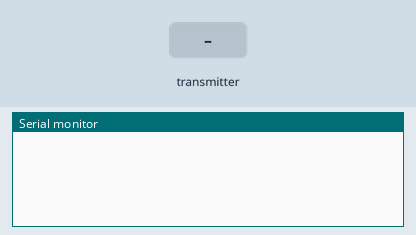
Recording of a sketch running on a simulated ESP32. Parts: the last lines printed to the serial monitor. The inputs (shaded band) are chosen by the test bench.

Above: at 1.2 s.
1.3 s: the transmitter starts sending value = 0
At 1.66 s:
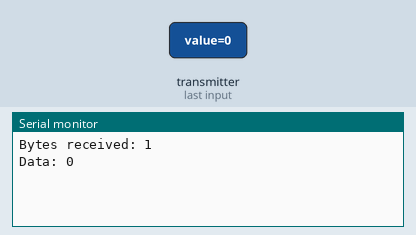
2.8 s: the transmitter starts sending value = 64
At 3.16 s:
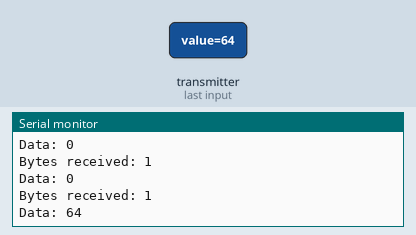

The sketch:

reciever.ino
```cpp
// (licence header left out)
#include <esp_now.h>
#include <WiFi.h>


// Create a struct_message called myData
typedef struct struct_message
{
byte value;
} struct_message;
struct_message myData;

// callback function that will be executed when data is received
void OnDataRecv(const uint8_t * mac, const uint8_t *incomingData, int len) {
  memcpy(&myData, incomingData, sizeof(myData));
  Serial.print("Bytes received: ");
  Serial.println(len);
  Serial.print("Data: ");
  Serial.println(myData.value);
  Serial.println();
}

void setup() {
  // Initialize Serial Monitor
  Serial.begin(115200);

  // Set device as a Wi-Fi Station
  WiFi.mode(WIFI_STA);

  // Init ESP-NOW
  if (esp_now_init() != ESP_OK) {
    Serial.println("Error initializing ESP-NOW");
    return;
  }

  // Once ESPNow is successfully Init, we will register for recv CB to
  // get recv packer info
  esp_now_register_recv_cb(esp_now_recv_cb_t(OnDataRecv));
}

void loop() {

}
```

Measured:
- after the input at 1.3 s, the serial monitor: prints a new line after 0.05 s (image 1)
- after the input at 2.8 s, the serial monitor: prints a new line after 0.05 s (image 2)
